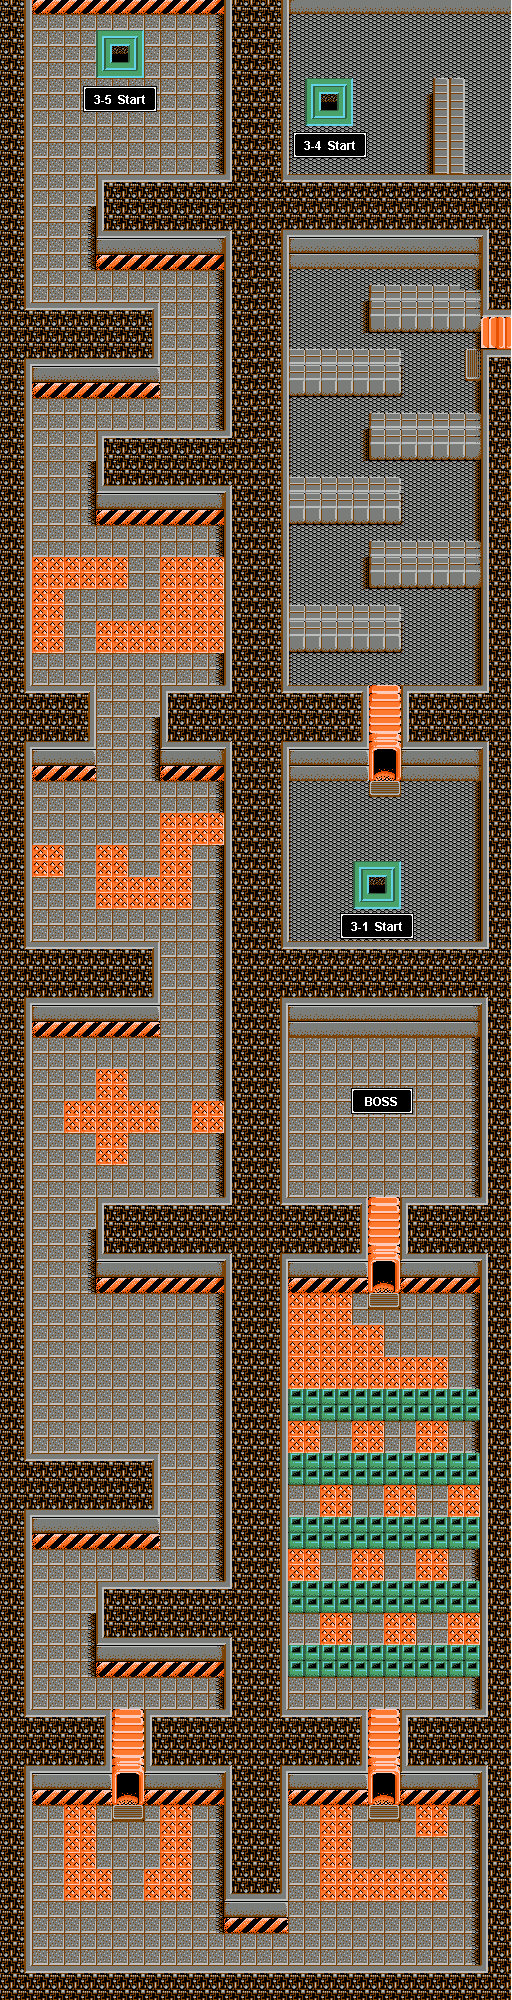

This game map was drawn from its Tiled (.tmx) file and the tilesets committed beside it. A one-line description and the trimmed map source follow:
An orthogonal 32x125 tile map with 16x16 px tiles, 1 tile layer (ShoeBox Tile Grab) and 29 objects (14x GXPink, 7x GXBlack, 3x Drag, 2x LaserGuard, GXBleck, ...).

<map version="1.5" tiledversion="1.7.2" orientation="orthogonal" renderorder="right-down" width="32" height="125" tilewidth="16" tileheight="16" infinite="0" nextlayerid="3" nextobjectid="32">
 <tileset firstgid="1" name="map2_bank.png" tilewidth="16" tileheight="16" tilecount="341" columns="11">
  <image source="map2_bank.png" width="176" height="496" />
 </tileset>
 <layer id="1" name="ShoeBox Tile Grab" width="32" height="125">
  <data>[4000 cells, 4000 non-empty, 332 distinct tile ids]</data>
 </layer>
 <objectgroup id="2" name="Object Layer 1">
  <object id="1" name="GXPink" x="56.5" y="248.5" />
  <object id="2" name="GXBlack" x="199.5" y="309.5" />
  <object id="3" name="GXPink" x="57" y="420" />
  <object id="4" name="GXBlack" x="186.5" y="548.5" />
  <object id="5" name="GXPink" x="50.5" y="672" />
  <object id="6" name="GXBlack" x="199.5" y="805" />
  <object id="7" name="GXPink" x="57.5" y="917" />
  <object id="8" name="GXPink" x="53.5" y="1057.5" />
  <object id="9" name="GXPink" x="202" y="1178.5" />
  <object id="10" name="GXPink" x="117" y="1336" />
  <object id="11" name="GXPink" x="192" y="1415.5" />
  <object id="12" name="GXPink" x="54" y="1417.5" />
  <object id="13" name="GXPink" x="126" y="1416" />
  <object id="14" name="GXBleck" x="50.5" y="1568.5" />
  <object id="15" name="GXBlack" x="50" y="1690.5" />
  <object id="16" name="GXBlack" x="49" y="1947.5" />
  <object id="17" name="GXPink" x="214" y="1946.5" />
  <object id="18" name="GXBlack" x="306" y="1897" />
  <object id="19" name="GXPink" x="461.5" y="1896.5" />
  <object id="20" name="GXPink" x="461" y="1935" />
  <object id="21" name="GXBlack" x="462.5" y="1692.5" />
  <object id="22" name="GXPink" x="421" y="1310" />
  <object id="23" name="Drag" x="213" y="1829" />
  <object id="24" name="Drag Test" x="41" y="149" />
  <object id="25" name="LaserGuard" x="297" y="1813" />
  <object id="27" name="LaserGuard" x="473" y="1827" />
  <object id="28" name="Drag" x="295" y="1635" />
  <object id="29" name="Drag" x="297" y="1506" />
  <object id="31" name="Laser Test" x="199" y="86" />
 </objectgroup>
</map>